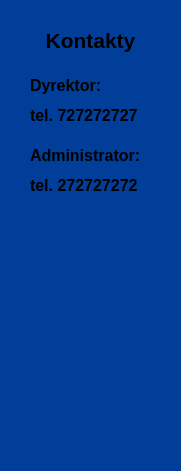
   <widget class="QFrame" name="frame_2">
    <property name="geometry">
     <rect>
      <x>1720</x>
      <y>80</y>
      <width>181</width>
      <height>471</height>
     </rect>
    </property>
    <property name="styleSheet">
     <string notr="true">background-color: rgb(0, 62, 154);
border-radius: 10px;</string>
    </property>
    <property name="frameShape">
     <enum>QFrame::Shape::StyledPanel</enum>
    </property>
    <property name="frameShadow">
     <enum>QFrame::Shadow::Raised</enum>
    </property>
    <widget class="QLabel" name="label_12">
     <property name="geometry">
      <rect>
       <x>20</x>
       <y>20</y>
       <width>141</width>
       <height>41</height>
      </rect>
     </property>
     <property name="font">
      <font>
       <pointsize>16</pointsize>
       <bold>true</bold>
      </font>
     </property>
     <property name="layoutDirection">
      <enum>Qt::LayoutDirection::LeftToRight</enum>
     </property>
     <property name="styleSheet">
      <string notr="true">background-color: rgb(0, 62, 154);</string>
     </property>
     <property name="text">
      <string>Kontakty</string>
     </property>
     <property name="textFormat">
      <enum>Qt::TextFormat::RichText</enum>
     </property>
     <property name="alignment">
      <set>Qt::AlignmentFlag::AlignCenter</set>
     </property>
    </widget>
    <widget class="QLabel" name="label_13">
     <property name="geometry">
      <rect>
       <x>30</x>
       <y>70</y>
       <width>111</width>
       <height>31</height>
      </rect>
     </property>
     <property name="font">
      <font>
       <pointsize>12</pointsize>
       <bold>true</bold>
      </font>
     </property>
     <property name="layoutDirection">
      <enum>Qt::LayoutDirection::LeftToRight</enum>
     </property>
     <property name="styleSheet">
      <string notr="true">background-color: rgb(0, 62, 154);</string>
     </property>
     <property name="text">
      <string>Dyrektor:</string>
     </property>
     <property name="textFormat">
      <enum>Qt::TextFormat::RichText</enum>
     </property>
     <property name="alignment">
      <set>Qt::AlignmentFlag::AlignLeading|Qt::AlignmentFlag::AlignLeft|Qt::AlignmentFlag::AlignVCenter</set>
     </property>
    </widget>
    <widget class="QLabel" name="label_14">
     <property name="geometry">
      <rect>
       <x>30</x>
       <y>100</y>
       <width>111</width>
       <height>31</height>
      </rect>
     </property>
     <property name="font">
      <font>
       <pointsize>12</pointsize>
       <bold>true</bold>
      </font>
     </property>
     <property name="layoutDirection">
      <enum>Qt::LayoutDirection::LeftToRight</enum>
     </property>
     <property name="styleSheet">
      <string notr="true">background-color: rgb(0, 62, 154);</string>
     </property>
     <property name="text">
      <string>tel. 727272727</string>
     </property>
     <property name="textFormat">
      <enum>Qt::TextFormat::RichText</enum>
     </property>
     <property name="alignment">
      <set>Qt::AlignmentFlag::AlignLeading|Qt::AlignmentFlag::AlignLeft|Qt::AlignmentFlag::AlignVCenter</set>
     </property>
    </widget>
    <widget class="QLabel" name="label_15">
     <property name="geometry">
      <rect>
       <x>30</x>
       <y>140</y>
       <width>121</width>
       <height>31</height>
      </rect>
     </property>
     <property name="font">
      <font>
       <pointsize>12</pointsize>
       <bold>true</bold>
      </font>
     </property>
     <property name="layoutDirection">
      <enum>Qt::LayoutDirection::LeftToRight</enum>
     </property>
     <property name="styleSheet">
      <string notr="true">background-color: rgb(0, 62, 154);</string>
     </property>
     <property name="text">
      <string>Administrator:</string>
     </property>
     <property name="textFormat">
      <enum>Qt::TextFormat::RichText</enum>
     </property>
     <property name="alignment">
      <set>Qt::AlignmentFlag::AlignLeading|Qt::AlignmentFlag::AlignLeft|Qt::AlignmentFlag::AlignVCenter</set>
     </property>
    </widget>
    <widget class="QLabel" name="label_16">
     <property name="geometry">
      <rect>
       <x>30</x>
       <y>170</y>
       <width>111</width>
       <height>31</height>
      </rect>
     </property>
     <property name="font">
      <font>
       <pointsize>12</pointsize>
       <bold>true</bold>
      </font>
     </property>
     <property name="layoutDirection">
      <enum>Qt::LayoutDirection::LeftToRight</enum>
     </property>
     <property name="styleSheet">
      <string notr="true">background-color: rgb(0, 62, 154);</string>
     </property>
     <property name="text">
      <string>tel. 272727272</string>
     </property>
     <property name="textFormat">
      <enum>Qt::TextFormat::RichText</enum>
     </property>
     <property name="alignment">
      <set>Qt::AlignmentFlag::AlignLeading|Qt::AlignmentFlag::AlignLeft|Qt::AlignmentFlag::AlignVCenter</set>
     </property>
    </widget>
   </widget>
